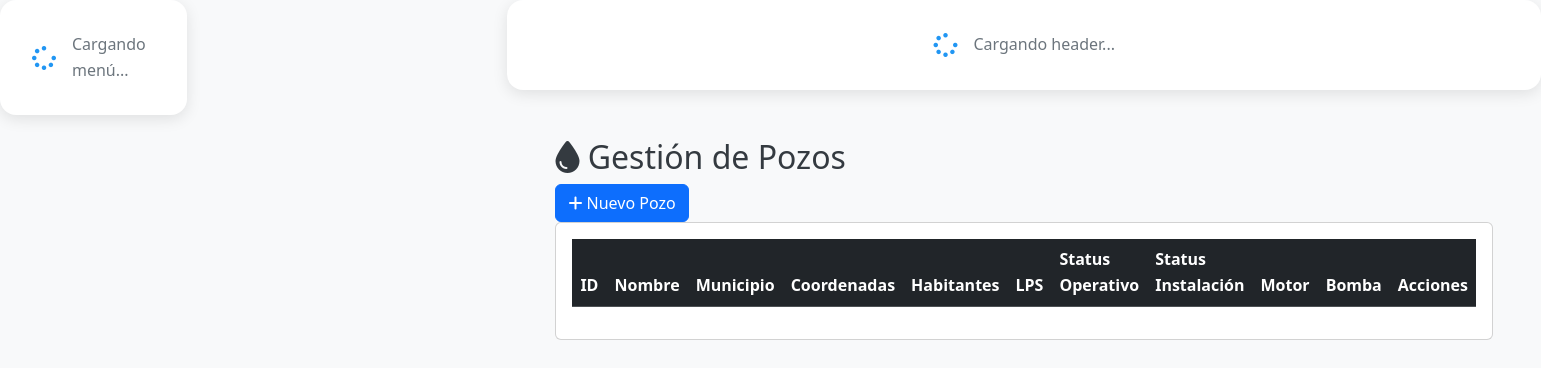
The app's page /views/pozos.php (signed in), older data.
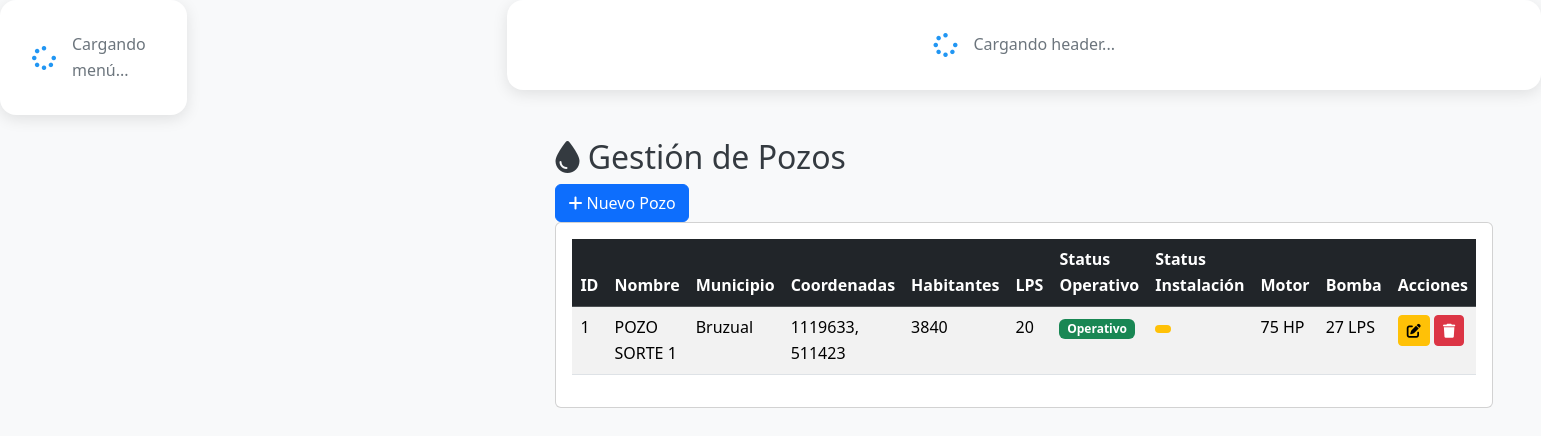
The same page, newer data.
### tables this page shows
CREATE TABLE `posos` (
  `id` bigint unsigned NOT NULL AUTO_INCREMENT,
  `nombre` varchar(100) DEFAULT NULL,
  `municipio` varchar(100) DEFAULT NULL,
  `norte` varchar(100) DEFAULT NULL,
  `este` varchar(100) DEFAULT NULL,
  `sectores` text,
  `habitantes` varchar(100) DEFAULT NULL,
  `lps` varchar(100) DEFAULT NULL,
  `statuso` varchar(100) DEFAULT NULL,
  `statusi` varchar(100) DEFAULT NULL,
  `motor_id` bigint unsigned DEFAULT NULL,
  `bomba_id` bigint unsigned DEFAULT NULL,
  PRIMARY KEY (`id`),
  KEY `posos_motores_fk` (`motor_id`),
  KEY `posos_bombas_fk` (`bomba_id`),
  CONSTRAINT `posos_bombas_fk` FOREIGN KEY (`bomba_id`) REFERENCES `bombas` (`id`) ON DELETE SET NULL ON UPDATE CASCADE,
  CONSTRAINT `posos_motores_fk` FOREIGN KEY (`motor_id`) REFERENCES `motores` (`id`) ON DELETE SET NULL ON UPDATE CASCADE
);

CREATE TABLE `municipios` (
  `id` bigint unsigned NOT NULL AUTO_INCREMENT,
  `municipio` varchar(100) DEFAULT NULL,
  PRIMARY KEY (`id`)
);

CREATE TABLE `motores` (
  `id` bigint unsigned NOT NULL AUTO_INCREMENT,
  `hp` varchar(100) DEFAULT NULL,
  `voltaje` varchar(100) DEFAULT NULL,
  `tipo` varchar(100) DEFAULT NULL,
  `cuerpo` varchar(100) DEFAULT NULL,
  PRIMARY KEY (`id`)
);

CREATE TABLE `bombas` (
  `id` bigint unsigned NOT NULL AUTO_INCREMENT,
  `lps` varchar(100) DEFAULT NULL,
  `altura` varchar(100) DEFAULT NULL,
  `tipo` varchar(100) DEFAULT NULL,
  `cuerpo` varchar(100) DEFAULT NULL,
  `diametro` varchar(100) DEFAULT NULL,
  PRIMARY KEY (`id`)
);

### views/pozos.php (the view, shortened to what this page needs)
<?php
require_once __DIR__ . '/../conexion.php';
$pozos = [];
$query = "SELECT p.*, m.hp as motor_hp, m.voltaje as motor_voltaje, b.lps as bomba_lps, b.tipo as bomba_tipo, mu.municipio as municipio_nombre
          FROM posos p
          LEFT JOIN motores m ON p.motor_id = m.id
          LEFT JOIN bombas b ON p.bomba_id = b.id
          LEFT JOIN municipios mu ON p.municipio = mu.id
          ORDER BY p.id DESC";
$result = $conn->query($query);
if ($result) {
    while ($row = $result->fetch_assoc()) {
        $pozos[] = $row;
    }
}
?>
<!DOCTYPE html>
<html lang="es">
<head>
    <link href="https://cdn.jsdelivr.net/npm/bootstrap@5.3.2/dist/css/bootstrap.min.css" rel="stylesheet">
    <link href="https://cdnjs.cloudflare.com/ajax/libs/font-awesome/6.4.0/css/all.min.css" rel="stylesheet">
    <link href="../assets/css/dashboard.css" rel="stylesheet">
</head>
<body>
    <div class="dashboard-container">
        <div id="sidebarContainer">
            <div class="loading-component">
                <i class="fas fa-spinner fa-spin"></i>
                <span>Cargando menú...</span>
            </div>
        </div>
        <main class="main-content">
            <div id="headerContainer">
                <div class="loading-component">
                    <i class="fas fa-spinner fa-spin"></i>
                    <span>Cargando header...</span>
                </div>
            </div>
            <div class="content-area" id="contentArea">
                <div class="page-header">
                    <h2><i class="fas fa-tint"></i> Gestión de Pozos</h2>
                    <button class="btn btn-primary" data-bs-toggle="modal" data-bs-target="#pozoModal" onclick="clearForm()">
                        <i class="fas fa-plus"></i> Nuevo Pozo
                    </button>
                </div>
                <div class="card">
                    <div class="card-body">
                        <div class="table-responsive">
                            <table class="table table-striped table-hover">
                                <thead class="table-dark">
                                    <tr>
                                        <th>ID</th>
                                        <th>Nombre</th>
                                        <th>Municipio</th>
                                        <th>Coordenadas</th>
                                        <th>Habitantes</th>
                                        <th>LPS</th>
                                        <th>Status Operativo</th>
                                        <th>Status Instalación</th>
                                        <th>Motor</th>
                                        <th>Bomba</th>
                                        <th>Acciones</th>
                                    </tr>
                                </thead>
                                <tbody>
                                    <?php foreach ($pozos as $pozo): ?>
                                    <tr>
                                        <td><?php echo htmlspecialchars($pozo['id']); ?></td>
                                        <td><?php echo htmlspecialchars($pozo['nombre']); ?></td>
                                        <td><?php echo htmlspecialchars($pozo['municipio_nombre'] ?? 'N/A'); ?></td>
                                        <td><?php echo htmlspecialchars($pozo['norte'] . ', ' . $pozo['este']); ?></td>
                                        <td><?php echo htmlspecialchars($pozo['habitantes']); ?></td>
                                        <td><?php echo htmlspecialchars($pozo['lps']); ?></td>
                                        <td>
                                            <span class="badge <?php echo $pozo['statuso'] === 'Operativo' ? 'bg-success' : 'bg-danger'; ?>">
                                                <?php echo htmlspecialchars($pozo['statuso']); ?>
                                            </span>
                                        </td>
                                        <td>
                                            <span class="badge <?php echo $pozo['statusi'] === 'Instalado' ? 'bg-success' : 'bg-warning'; ?>">
                                            </span>
                                        </td>
                                        <td><?php echo $pozo['motor_hp'] ? htmlspecialchars($pozo['motor_hp'] . ' HP') : 'N/A'; ?></td>
                                        <td><?php echo $pozo['bomba_lps'] ? htmlspecialchars($pozo['bomba_lps'] . ' LPS') : 'N/A'; ?></td>
                                        <td>
                                            <button class="btn btn-sm btn-warning" onclick="editPozo(<?php echo htmlspecialchars(json_encode($pozo)); ?>)">
                                                <i class="fas fa-edit"></i>
                                            </button>
                                            <button class="btn btn-sm btn-danger" onclick="deletePozo(<?php echo $pozo['id']; ?>)">
                                                <i class="fas fa-trash"></i>
                                            </button>
                                        </td>
                                    </tr>
                                    <?php endforeach; ?>
                                </tbody>
                            </table>
                        </div>
                    </div>
                </div>
            </div>
        </main>
    </div>
</body>
</html>

### assets/css/dashboard.css (style rules this page uses)
:root { --primary-blue: #1976d2; --secondary-blue: #2196f3; --light-blue: #e3f2fd; --accent-blue: #64b5f6; --primary-green: #4caf50; --success-green: #2e7d32; --warning-orange: #ff9800; --error-red: #f44336; --info-cyan: #00bcd4; --white: #ffffff; --light-gray: #f8f9fa; --medium-gray: #6c757d; --dark-gray: #343a40; --border-color: #dee2e6; --sidebar-width: 320px; --sidebar-collapsed-width: 85px; --header-height: 85px; --shadow-light: rgba(0, 0, 0, 0.1); --shadow-medium: rgba(0, 0, 0, 0.15); --shadow-dark: rgba(0, 0, 0, 0.25); --transition: all 0.3s cubic-bezier(0.4, 0, 0.2, 1); --border-radius: 16px; }
* { margin: 0; padding: 0; box-sizing: border-box; }
body { font-family: "Segoe UI", Tahoma, Geneva, Verdana, sans-serif; background: var(--light-gray); color: var(--dark-gray); line-height: 1.6; overflow-x: hidden; }
.loading-component { display: flex; align-items: center; justify-content: center; gap: 1rem; padding: 2rem; color: var(--medium-gray); background: var(--white); border-radius: var(--border-radius); box-shadow: 0 4px 15px var(--shadow-light); }
.loading-component i { font-size: 1.5rem; color: var(--secondary-blue); }
.dashboard-container { display: flex; min-height: 100vh; }
.main-content { flex: 1; margin-left: var(--sidebar-width); transition: var(--transition); min-height: 100vh; display: flex; flex-direction: column; }
.content-area { flex: 1; padding: 3rem; overflow-y: auto; }

Row changes from the older to the newer data that the page shows:
added posos: id "1", nombre "POZO SORTE 1", municipios.municipio "Bruzual", norte+este "1119633, 511423", habitantes "3840", lps "20", statuso "Operativo", motor.hp "75 HP", bomba.lps "27 LPS"
